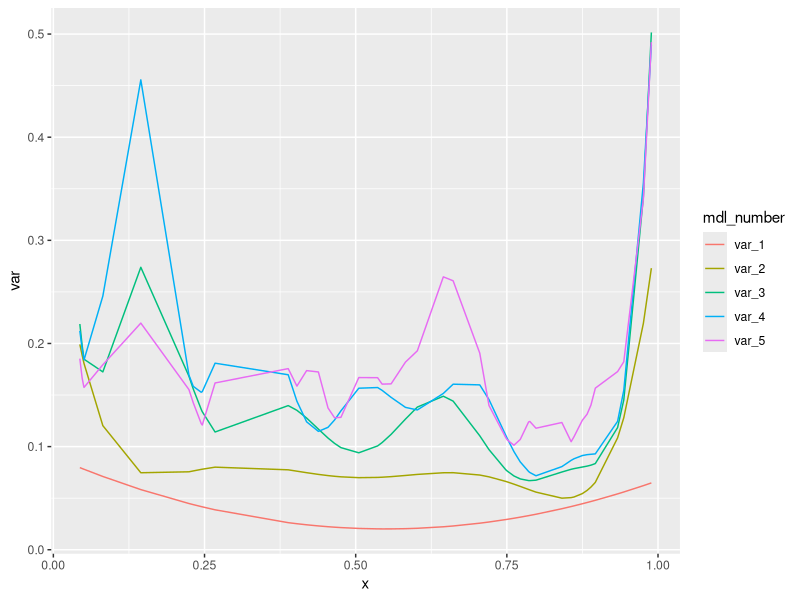

Source code (R):
## ---- chunk 1
set.seed(2544)
library(splines)
library(tidyverse)
library(ggplot2)
knitr::opts_chunk$set(
  fig.width = 6,
  fig.asp = .6,
  out.width = "90%")
## ---- chunk 2
x = runif(50)
e = rnorm(50)
y = (sin(2*pi*x^3))^3 + e

# 100 training sets with same x and y with noise
x_100 =  matrix(rep(x,100), nrow = 50, byrow = FALSE)
e_100 = replicate(n = 100, 
          expr = rnorm(n = 50), 
          simplify = TRUE )
y_100 = (sin(2*pi*x_100^3))^3 + e_100


## ---- chunk 3
fit_1 = lm(y_100~x)
summary(fit_1)
y_hat_1 = fitted(fit_1)
## ---- chunk 4
fit_2 = lm(y_100 ~ x + I(x^2) + I(x^3))
summary(fit_2)
y_hat_2 = fitted(fit_2)
## ---- chunk 5
#2 knots at 0.33 and 0.66
fit_3 = lm(y_100 ~ bs(x,knots = c(0.33,0.66)))
summary(fit_3)
y_hat_3 = fitted(fit_3)
## ---- chunk 6
#5 knots at 0.1, 0.3, 0.5, 0.7, 0.9
fit_4 = lm(y_100 ~ ns(x, ,knots = c(0.1, 0.3, 0.5, 0.7, 0.9)))
summary(fit_4)
y_hat_4 = fitted(fit_4)
## ---- chunk 7
#use cross-validation to choose best smoothing parameter
cv = rep_len(NA, 100)
y_hat_5 = matrix(NA, 50, 100)
for(i in 1:100) {
    tempfit = smooth.spline(x, y_100[,i], cv=TRUE)
    cv[i] = tempfit$cv.crit
    y_hat_5[,i] = fitted(tempfit)
}

# plot to check fit
# plot(x_100, y_hat_5)
# plot(x,y_100[,2],col='deepskyblue4',xlab='x')
## ---- chunk 8
var_1 = rep(NA, 50)
var_2 = rep(NA, 50)
var_3 = rep(NA, 50)
var_4 = rep(NA, 50)
var_5 = rep(NA, 50)

for(i in 1:50) {
  var_1[i] = var(y_hat_1[i, ])
  var_2[i] = var(y_hat_2[i, ])
  var_3[i] = var(y_hat_3[i, ])
  var_4[i] = var(y_hat_4[i, ])
  var_5[i] = var(y_hat_5[i, ])
}

var_df = data.frame(cbind(x, var_1, var_2, var_3, var_4, var_5))

var_df_long = var_df %>% pivot_longer(
     var_1: var_5,
    names_to = "mdl_number", 
    values_to = "var")

ggplot(var_df_long,aes(x=x, y=var, col = mdl_number ))+geom_line()
